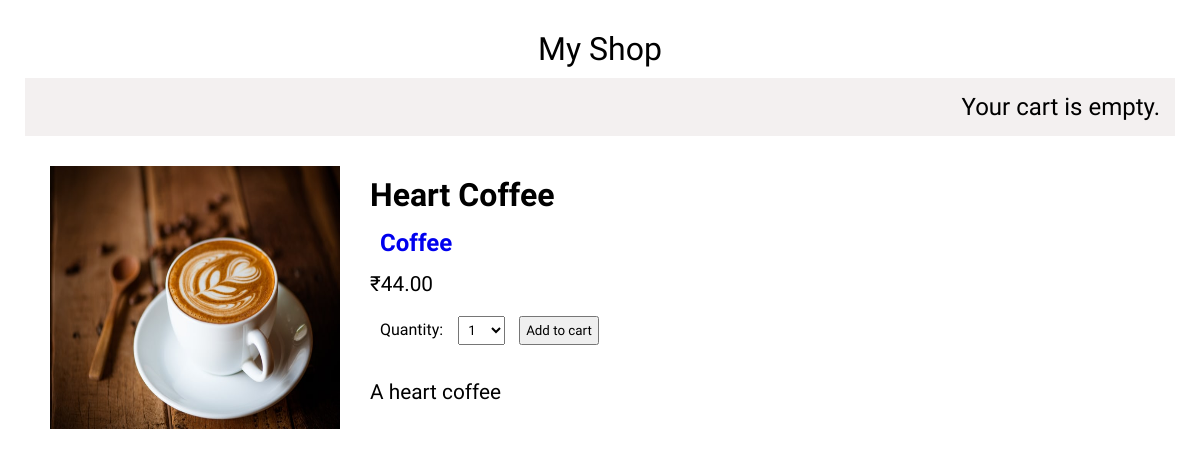
Screenshot of /5/heart-coffee with the database file from the repository.
### shop/models.py (models this page shows, shortened)
class Product(models.Model):
    category = models.ForeignKey(
        Category, related_name='product', on_delete=models.CASCADE)
    name = models.CharField(max_length=200, db_index=True)
    slug = models.SlugField(max_length=200, db_index=True)
    image = models.ImageField(upload_to='products/%Y/%m/%d', blank=True)
    description = models.TextField(blank=True)
    price = models.DecimalField(max_digits=10, decimal_places=2)
    stock = models.IntegerField(default=0)
    available = models.BooleanField(default=True)
    created = models.DateTimeField(auto_now_add=True)
    updated = models.DateTimeField(auto_now_add=True)
    class Meta:
        ordering = ['name']
        index_together = (('id', 'slug'),)

class Category(models.Model):
    name = models.CharField(max_length=200, db_index=True)
    slug = models.SlugField(max_length=200, unique=True)
    class Meta:
        ordering = ['name']
        verbose_name = 'category'
        verbose_name_plural = 'categories'
    def __str__(self):
        return self.name
    def get_absolute_url(self):
        return reverse('shop:product_list_by_category', args=[self.slug])

### shop/views.py (the view)
# urls.py: path('<int:id>/<slug:slug>', views.product_detail, name='product_detail'),
def product_detail(request, id, slug):
    product = get_object_or_404(Product, slug=slug, id=id, available=True)
    cart_product_form = CartAddProductForm()
    return render(request, 'shop/detail.html', {'product': product, 'cart_product_form': cart_product_form})

### cart/forms.py
class CartAddProductForm(forms.Form):
    quantity = forms.TypedChoiceField(choices=PRODUCT_QUANTITY_CHOICES, coerce=int)
    update = forms.BooleanField(required=False, initial=False, widget=forms.HiddenInput)

### cart/cart.py (called while the page is built)
    def __len__(self):
        return sum(item['quantity'] for item in self.cart.values())

### cart/context_processors.py (called while the page is built)
def cart(request):
    return {'cart': Cart(request)}

### shop/templates/shop/detail.html (shortened to what this page needs)
{% extends 'base.html' %}
{% load static %}
{% block css %}
    <link rel="stylesheet" href="{% static 'css/detail.css' %}">
{% endblock %}
{% block content %}
    <div class='product-details'>
        <img src="{% if product.image %}{{ product.image.url }}{% else %} {% static "img/no_image.png"%} {% endif %}">
        <div class='inner-details'>
            <h1>{{ product.name }}</h1>
            <h2><a href="{{ product.category.get_absolute_url }}">{{ product.category }}</a></h2>
            <p class='price'>&#x20B9;{{ product.price }}</p>
            <form action="{% url 'cart:cart_add' product.id %}" method="post">
                {{ cart_product_form }}
                <input type="submit" value='Add to cart'>
            </form>
            <p>{{ product.description|linebreaks }}</p>
        </div>
    </div>
{% endblock content %}

### shop/static/base.css (style rules this page uses)
* { font-family: 'STIX Two Text', serif; padding: 5px; margin: 5px; box-sizing: border-box; }

### shop/static/css/detail.css (style rules this page uses)
.product-details { display: flex; }
img { width: 300px; height: auto; }
a { text-decoration: none; }
p { font-size: 1.3rem; }

### rows the page displays
Product: image (picture), name "Heart Coffee", category "Coffee", price "44.00", description "A heart coffee"
